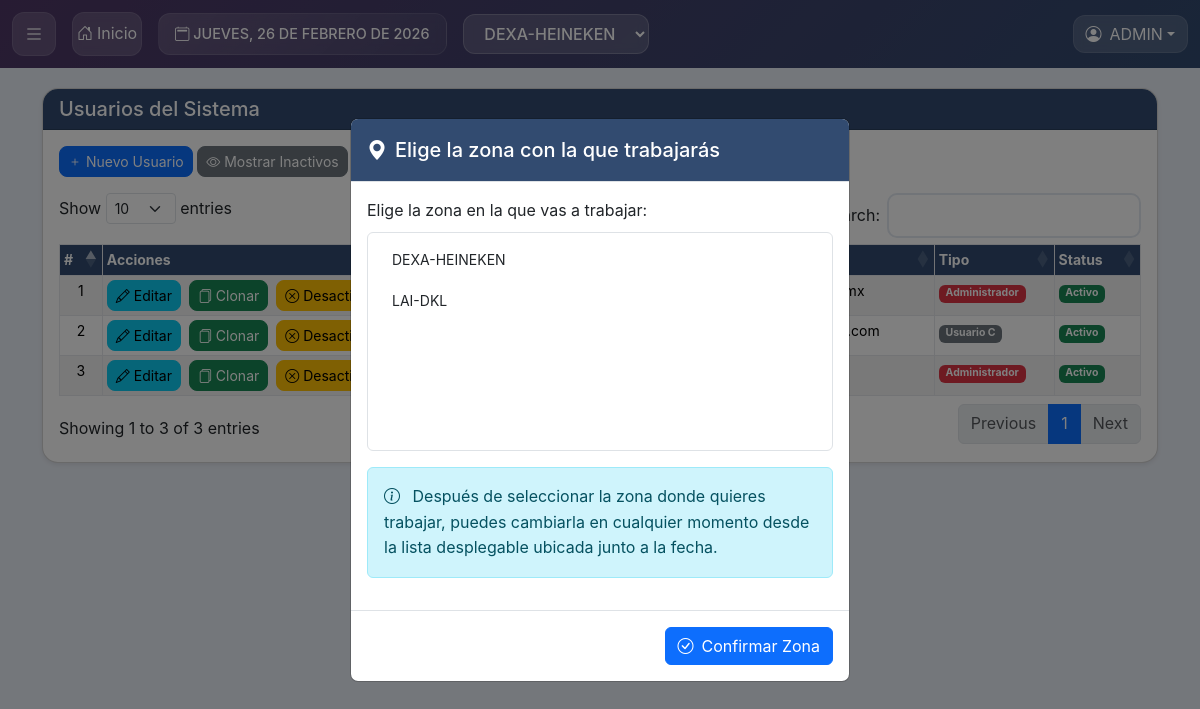
/?p=usuarios (signed in), run on an earlier commit of the app's database.
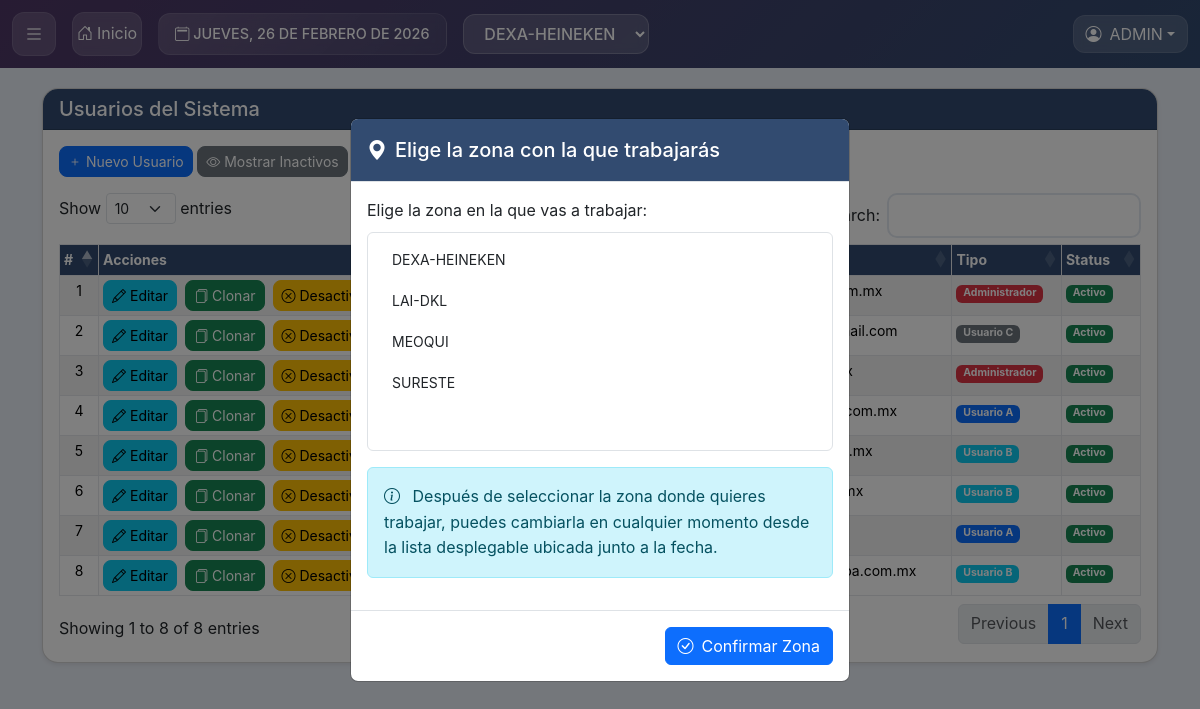
And on a later commit of the database.
### tables this page shows
CREATE TABLE IF NOT EXISTS `usuarios` (
  `id_user` int NOT NULL AUTO_INCREMENT,
  `nombre` varchar(255) DEFAULT NULL,
  `correo` varchar(255) DEFAULT NULL,
  `usuario` varchar(255) DEFAULT NULL,
  `pass` varchar(255) DEFAULT NULL,
  `tipo` varchar(255) DEFAULT NULL,
  `fecha` timestamp NOT NULL DEFAULT CURRENT_TIMESTAMP,
  `a` varchar(255) DEFAULT '0',
  `b` varchar(255) NOT NULL DEFAULT '0',
  `c` varchar(255) NOT NULL DEFAULT '0',
  `d` varchar(255) NOT NULL DEFAULT '0',
  `e` varchar(255) NOT NULL DEFAULT '0',
  `f` varchar(255) NOT NULL DEFAULT '0',
  `g` varchar(255) NOT NULL DEFAULT '0',
  `h` varchar(255) NOT NULL DEFAULT '0',
  `a1` varchar(255) NOT NULL DEFAULT '0',
  `b1` varchar(255) NOT NULL DEFAULT '0',
  `c1` varchar(255) NOT NULL DEFAULT '0',
  `d1` varchar(255) NOT NULL DEFAULT '0',
  `e1` varchar(255) NOT NULL DEFAULT '0',
  `f1` varchar(255) NOT NULL DEFAULT '0',
  `g1` varchar(255) DEFAULT '0',
  `h1` varchar(255) NOT NULL DEFAULT '0',
  `zona` varchar(255) DEFAULT NULL,
  `af` varchar(255) NOT NULL DEFAULT '0',
  `acr` varchar(255) NOT NULL DEFAULT '0',
  `acc` varchar(255) NOT NULL DEFAULT '0',
  `en_correo` varchar(255) NOT NULL DEFAULT '0',
  `prec` varchar(255) NOT NULL DEFAULT '0',
  `zona_adm` varchar(255) NOT NULL DEFAULT '0',
  `status` varchar(255) NOT NULL DEFAULT '1',
  PRIMARY KEY (`id_user`)
);

### mod/usuarios.php (the view, shortened to what the rows shown need)
<div class="container mt-2">
    <div class="card shadow-sm">
        <h5 class="card-header encabezado-col text-white">Usuarios del Sistema</h5>
        <div class="card-body">
            <div class="mb-3">
                <a <?= $perm['Clien_Crear'];?> href="?p=N_usuario" class="btn btn-primary btn-sm rounded-3">
                    <i class="bi bi-plus"></i> Nuevo Usuario
                </a>
                <button <?= $perm['INACTIVO'];?> class="btn btn-secondary btn-sm rounded-3" onclick="toggleInactive()">
                    <i class="bi bi-eye"></i> Mostrar Inactivos
                </button>
            </div>
            <div class="table-responsive">
                <table class="table table-striped table-bordered table-hover table-sm" id="miTabla" style="width:100%">
                    <thead>
                        <tr>
                            <th>#</th>
                            <th>Acciones</th>
                            <th data-priority="1">Usuario</th>
                            <th>Nombre</th>
                            <th>Correo</th>
                            <th>Tipo</th>
                            <th>Status</th>
                        </tr>
                    </thead>
                    <tbody>
                        <?php
                        $query = "SELECT * FROM usuarios";
                        $result = $conn_mysql->query($query);
                        $Contador = 0;
                        $Activos = 1;
                        $Desacti = 1;
                        while ($Usuario = mysqli_fetch_array($result)) {
                            ($Usuario['status'] == '1') ? $Contador = $Activos++ : $Contador = $Desacti++ ;
                            $tipoUsuario = '';
                            $badgeClass = '';
                            $status = $Usuario['status'] == '1' ? 'Activo' : 'Inactivo';
                            $badgeClass1 = $Usuario['status'] == '1' ? 'bg-success' : 'bg-danger';
                            switch($Usuario['tipo']) {
                                case 100:
                                $tipoUsuario = 'Administrador';
                                $badgeClass = 'bg-danger';
                                break;
                                case 50:
                                $tipoUsuario = 'Usuario A';
                                $badgeClass = 'bg-primary';
                                break;
                                case 30:
                                $tipoUsuario = 'Usuario B';
                                $badgeClass = 'bg-info';
                                break;
                                case 10:
                                $tipoUsuario = 'Usuario C';
                                $badgeClass = 'bg-secondary';
                                break;
                            }
                            ?>
                            <tr>
                                <td class="text-center"><?= $Contador ?></td>
                                <td class="text-center">
                                    <div class="d-flex flex-wrap gap-2">
                                     <?php if ($Usuario['status'] == '1'): ?>
                                        <a <?= $perm['Clien_Editar'];?> href="?p=E_usuario&id=<?= $Usuario['id_user'] ?>"
                                         class="btn btn-info btn-sm rounded-3">
                                         <i class="bi bi-pencil"></i> Editar
                                     </a>
                                         <button <?= $perm['ADMIN'];?> class="btn btn-success btn-sm rounded-3 clone-user-btn"
                                             data-id="<?= $Usuario['id_user'] ?>" title="Clonar Usuario">
                                             <i class="bi bi-files"></i> Clonar
                                         </button>
                                     <button <?= $perm['ADMIN'];?> class="btn btn-warning btn-sm rounded-3 desactivar-user-btn"
                                         data-id="<?= $Usuario['id_user'] ?>">
                                         <i class="bi bi-x-circle"></i> Desactivar
                                     </button>
                            <?php endif; ?>
                        </div>
                    </td>
                    <td><a class="link-primary link-offset-2 link-underline-opacity-25 link-underline-opacity-100-hover" href="?p=V_usuarios&id=<?= $Usuario['id_user'] ?>" class="text-primary"><?= htmlspecialchars($Usuario['usuario']) ?></a>  </td>
                    <td><?= htmlspecialchars($Usuario['nombre']) ?></td>
                    <td><?= htmlspecialchars($Usuario['correo']) ?></td>
                    <td><span class="badge <?= $badgeClass ?>"><?= $tipoUsuario ?></span></td>
                    <td><span class="badge <?= $badgeClass1 ?>"><?= $status ?></span></td>
                </tr>
                <?php
            }
            ?>
        </tbody>
    </table>
</div>
</div>
</div>
</div>

### index.php (shortened to what the rows shown need)
<?php
include "config/conexiones.php";
if(!isset($p)){
  $p = "inicio";
}else{
  $p = $p;
}
?>
<!DOCTYPE html>
<html data-bs-theme="light" lang="es">
<head>
    <link href="https://cdn.jsdelivr.net/npm/bootstrap@5.3.3/dist/css/bootstrap.min.css" rel="stylesheet">
    <link rel="stylesheet" href="https://cdn.jsdelivr.net/npm/bootstrap-icons@1.11.3/font/bootstrap-icons.min.css">
    <link href="https://cdn.jsdelivr.net/npm/select2@4.1.0-rc.0/dist/css/select2.min.css" rel="stylesheet" />
    <link rel="stylesheet" href="https://cdn.datatables.net/1.13.6/css/dataTables.bootstrap5.min.css">
    <link rel="stylesheet" href="https://cdn.datatables.net/responsive/2.2.9/css/responsive.dataTables.min.css">
    <link rel="stylesheet" href="https://cdn.datatables.net/buttons/2.4.2/css/buttons.dataTables.min.css">
    <link rel="stylesheet" href="https://cdn.datatables.net/fixedheader/3.3.2/css/fixedHeader.dataTables.min.css">
    <link rel="stylesheet" href="config/stil.css">
</head>
<?php
$color_zona = '#324B70';
?>
<body style="--color-primario: <?= htmlspecialchars($color_zona) ?>;">
    <?php
if(isset($_SESSION['id_cliente'])){
    $user_id = $_SESSION['id_cliente'];
    $Pruev0 = $conn_mysql->query("SELECT * FROM usuarios where id_user = '$user_id'");
    $Pruev1 = mysqli_fetch_array($Pruev0);
    $zona_user = $Pruev1['zona'];
    $TipoUserSession = $Pruev1['tipo'];
    $zonasPermitidas = [];
    if ($zona_user == '0' || empty($zona_user)) {
        $zonasPermitidas = 'todas';
    } else {
        $zonasPermitidas = explode(',', $zona_user);
    }
                                $dias = array("DOMINGO","LUNES","MARTES","MIÉRCOLES","JUEVES","VIERNES","SÁBADO");
                                $meses = array("ENERO","FEBRERO","MARZO","ABRIL","MAYO","JUNIO","JULIO","AGOSTO","SEPTIEMBRE","OCTUBRE","NOVIEMBRE","DICIEMBRE");
                                $numero_dia = date('w');
                                $dia = date('d');
                                $numero_mes = date('n') - 1;
                                $anio = date('Y');
                                $fecha_formateada = $dias[$numero_dia] . ", " . $dia . " DE " . $meses[$numero_mes] . " DE " . $anio;
                                $perm = permisos($TipoUserSession, $Pruev1);
                                ?>
<div class="modal fade" id="zoneSelectModal" data-bs-backdrop="static" data-bs-keyboard="false" tabindex="-1" aria-labelledby="zoneSelectModalLabel" aria-hidden="true">
    <div class="modal-dialog modal-dialog-centered">
        <div class="modal-content">
            <div class="modal-header encabezado-col text-white">
                <h5 class="modal-title" id="zoneSelectModalLabel">
                    <i class="bi bi-geo-alt-fill me-2"></i>Elige la zona con la que trabajarás
                </h5>
            </div>
            <div class="modal-body">
                <form id="zoneSelectForm" method="post" action="procesar_zona.php">
                    <div class="mb-3">
                        <label for="zoneSelectInicio" class="form-label">Elige la zona en la que vas a trabajar:</label>
                        <select class="form-select" size="5" name="selected_zone" id="zoneSelectInicio" required>
                            <?php
                            if ($zonasPermitidas === 'todas') {
                                $zones_query = mysqli_query($conn_mysql, "SELECT * FROM zonas WHERE status = 1 ORDER BY nom");
                                while ($zone = mysqli_fetch_assoc($zones_query)) {
                                    echo '<option value="'.$zone['id_zone'].'">'.htmlspecialchars($zone['nom']).'</option>';
                                }
                            }
                            ?>
                        </select>
                    </div>
                </form>
                <div class="alert alert-info" role="alert">
                    <i class="bi bi-info-circle me-2"></i>
                    Después de seleccionar la zona donde quieres trabajar, puedes cambiarla en cualquier momento desde la lista desplegable ubicada junto a la fecha.
                </div>
            </div>
            <div class="modal-footer">
                <button type="button" class="btn btn-primary" id="saveZoneBtn">
                    <i class="bi bi-check-circle me-2"></i>Confirmar Zona
                </button>
            </div>
        </div>
    </div>
</div>
<nav class="navbar navbar-expand-lg encabezado">
    <div class="container-fluid">
        <div class="d-flex align-items-center w-100">
            <button id="menu-btn" class="menu-btn-header me-2 me-md-3">
                <i class="bi bi-list fs-5"></i>
            </button>
            <a href="./" class="inicio-btn-copy me-2 me-md-3" title="Ir al inicio">
                <i class="bi bi-house-door me-1"></i>
                <span class="d-none d-md-inline">Inicio</span>
            </a>
            <div class="date-display me-2 me-md-3 d-none d-lg-block">
                <i class="bi bi-calendar2"></i> <?= $fecha_formateada ?>
            </div>
            <div class="zone-selector me-2 me-md-3">
                <form id="zoneForm" method="post" action="procesar_zona.php">
                    <select class="sleczone" name="selected_zone" id="zoneSelect">
                        <?php
                        $selected_zone = $_SESSION['selected_zone'] ?? 0;
                        if ($zonasPermitidas === 'todas') {
                            $zones_query = mysqli_query($conn_mysql, "SELECT * FROM zonas WHERE status = 1 ORDER BY nom");
                            while ($zone = mysqli_fetch_assoc($zones_query)) {
                                $selected = ($selected_zone == $zone['id_zone']) ? ' selected' : '';
                                echo '<option value="' . $zone['id_zone'] . '"' . $selected . '>' .
                                htmlspecialchars($zone['nom']) . '</option>';
                            }
                        }
                        ?>
                    </select>
                </form>
            </div>
            <div class="user-dropdown ms-auto">
                <div class="dropdown">
                    <button class="btn dropdown-toggle d-flex align-items-center <?= isSudoSession() ? 'btn-warning' : '' ?>"
                        type="button" id="userDropdown" data-bs-toggle="dropdown" aria-expanded="false">
                        <i class="bi bi-person-circle me-2"></i>
                        <span>
                            <?= $Pruev1['usuario'] ?>
                        </span>
                    </button>
                    </div>
                </div>
            </div>
        </div>
    </nav>
    <div class="contenido">
        <?php
        if (moduloDisponibleParaZona($p, $conn_mysql)) {
            if (isset(MODULOS_PERMISOS[$p]) && !puedeAccederModulo($p, $TipoUserSession, $Pruev1)) {
                ?>
                <div class="container my-4">
                    <div class="row justify-content-center">
                        <div class="col-lg-6">
                            <div class="card border-0 shadow-lg rounded-4">
                                <div class="card-body text-center p-5">
                                    <span class="badge bg-warning-subtle text-warning mb-3 px-3 py-2 rounded-pill">
                                        Acceso Restringido
                                    </span>
                                    <div class="display-1 fw-bold text-warning opacity-75 mb-3">
                                        <i class="bi bi-shield-lock"></i>
                                    </div>
                                    <h2 class="fw-bold text-body mb-3">Sin Permisos</h2>
                                    <p class="text-muted mb-4">
                                        No tienes permisos para acceder a esta sección.
                                        Contacta al administrador si crees que deberías tener acceso.
                                    </p>
                                    <a href="./" class="btn btn-primary rounded-pill px-4">
                                        <i class="bi bi-house me-2"></i>Volver al Inicio
                                    </a>
                                </div>
                            </div>
                        </div>
                    </div>
                </div>
                <?php
            } elseif(file_exists("mod/".$p.".php")){
                include "mod/".$p.".php";
            } else if ($p == "sudo_login") {
                include "mod/sudo_login.php";
            } else if ($p == "sudo_logout") {
                include "mod/sudo_logout.php";
            }
        }
        ?>
    <?php } ?>
</div>
</body>
</html>

What changed in the data, as far as the page shows it:
added usuarios: Contador "4", tipo "Usuario A", status "Activo"
added usuarios: Contador "5", tipo "Usuario B", status "Activo"
added usuarios: Contador "6", tipo "Usuario B", status "Activo"
added usuarios: Contador "7", tipo "Usuario A", status "Activo"
added usuarios: Contador "8", tipo "Usuario B", status "Activo"
Also different on the page:
form field selected_zone: "DEXA-HEINEKEN / LAI-DKL" → "DEXA-HEINEKEN / LAI-DKL / MEOQUI / SURESTE"
text written by a page script: "Show entries Search: Showing 1 to 3 of 3 entries Previous 1 Next" → "Show entries Search: Showing 1 to 8 of 8 entries Previous 1 Next"
